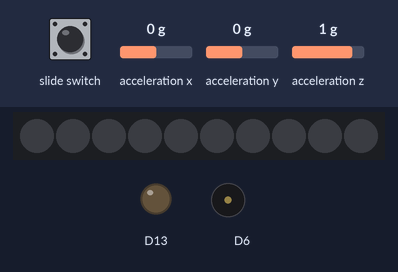
A sketch run on a simulated Adafruit Circuit Playground Express. On the bench: 10 RGB LEDs in strip order, left to right, output pins drawn as LEDs (lit = HIGH), buzzer (waves = sounding). Inputs (shaded band) come from the test bench; at power-on: acceleration x 0 g, acceleration y 0 g, acceleration z 1 g. Dim RGB values are drawn brighter than linear; random numbers use the default seed unless the sketch sets one.

Above: at 1.2 s.
1.3 s: slide switch pulsed LOW 2 times (0.12 s each, 0.3 s apart)
At 1.58 s:
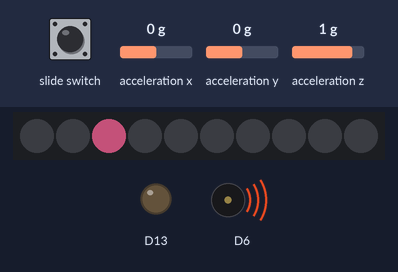
At 3.9 s:
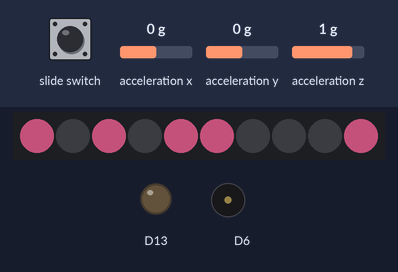
Timing chart, 0 to 5.4 s (numbered marks = the images above; inputs shaded):
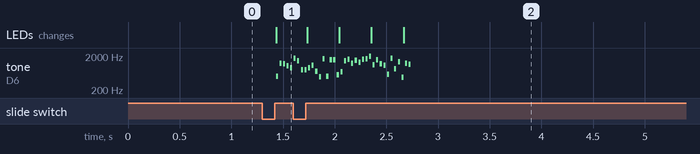

The sketch:

D6_Dice_Code.ino
```cpp
// (licence header left out)
#include <Adafruit_CircuitPlayground.h>

#define ROLL_THRESHOLD      30          // Total acceleration threshold for roll detect
#define TAP_THRESHOLD       10          // Tap detect threshold
#define DICE_COLOR          0xEA6292    // Dice digits color

unsigned long rollStartTime;
bool rolling;
bool newRoll;
bool tapDetected;
uint8_t rollNumber;
float X, Y, Z, totalAccel;

uint8_t dicePixels[6][6] = {  // Pixel pattern for dice roll
  { 2, 0, 0, 0, 0, 0 } ,      // Roll = 1
  { 4, 9, 0, 0, 0, 0 } ,      //        2
  { 0, 4, 7, 0, 0, 0 } ,      //        3
  { 1, 3, 6, 8, 0, 0 } ,      //        4
  { 0, 2, 4, 5, 9, 0 } ,      //        5
  { 0, 2, 4, 5, 7, 9 } ,      //        6
};

///////////////////////////////////////////////////////////////////////////////
void tapCallback() {
  tapDetected = true;
}

///////////////////////////////////////////////////////////////////////////////
void setup() {
  Serial.begin(115200);

  CircuitPlayground.begin();
  CircuitPlayground.setBrightness(100);
  CircuitPlayground.setAccelRange(LIS3DH_RANGE_8_G);
  CircuitPlayground.setAccelTap(2, TAP_THRESHOLD);

  // Setup tap detection and callback function
  attachInterrupt(digitalPinToInterrupt(7), tapCallback, RISING);

  // Seed the random function with noise
  int seed = 0;

  seed += analogRead(12);
  seed += analogRead(7);
  seed += analogRead(9);
  seed += analogRead(10);

  randomSeed(seed);

  // Initialize the global states
  newRoll = false;
  rolling = false;
  tapDetected = false;
}

///////////////////////////////////////////////////////////////////////////////
void loop() {
  // Compute total acceleration
  X = 0;
  Y = 0;
  Z = 0;
  for (int i=0; i<10; i++) {
    X += CircuitPlayground.motionX();
    Y += CircuitPlayground.motionY();
    Z += CircuitPlayground.motionZ();
    delay(1);
  }
  X /= 10;
  Y /= 10;
  Z /= 10;

  totalAccel = sqrt(X*X + Y*Y + Z*Z);

  // Check for rolling
  if ((totalAccel > ROLL_THRESHOLD) || tapDetected) {
    rollStartTime = millis();
    newRoll = true;
    rolling = true;
    tapDetected = false;
  }

  // Rolling momentum
  // Keep rolling for a period of time even after shaking has stopped.
  if (newRoll) {
    if (millis() - rollStartTime > 1000) rolling = false;
  }

  // Compute a random number from 1 to 6
  rollNumber = random(1,7);

  // Display status on NeoPixels
  if (rolling) {
    // Make some noise and show the dice roll number
    CircuitPlayground.playTone(random(400,2000), 20, false);
    CircuitPlayground.clearPixels();
    for (int p=0; p<rollNumber; p++) {
      CircuitPlayground.setPixelColor(dicePixels[rollNumber-1][p], DICE_COLOR);
    }
    delay(20);
  } else if (newRoll) {
    // Show the dice roll number
    newRoll = false;
    CircuitPlayground.clearPixels();
    for (int p=0; p<rollNumber; p++) {
      CircuitPlayground.setPixelColor(dicePixels[rollNumber-1][p], DICE_COLOR);
    }
  }
}
```

Measured:
- after the input at 1.3 s, tone on D6: plays 500 Hz for 0.02 s, 1215 Hz for 0.02 s, 1167 Hz for 0.02 s, 1047 Hz for 0.02 s, 903 Hz for 0.02 s, 1738 Hz for 0.02 s … (38 notes in this stretch), starting after 0.13 s; the LEDs: change after 0.13 s (image 1)
